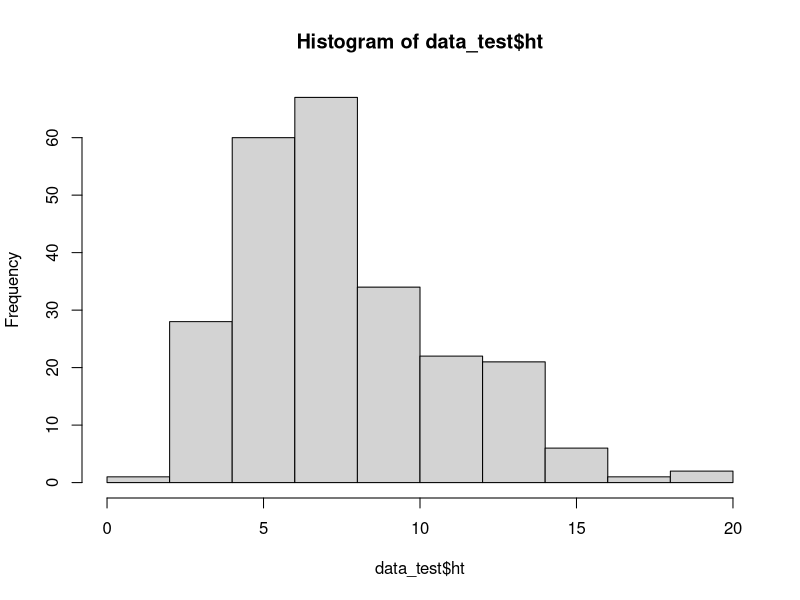
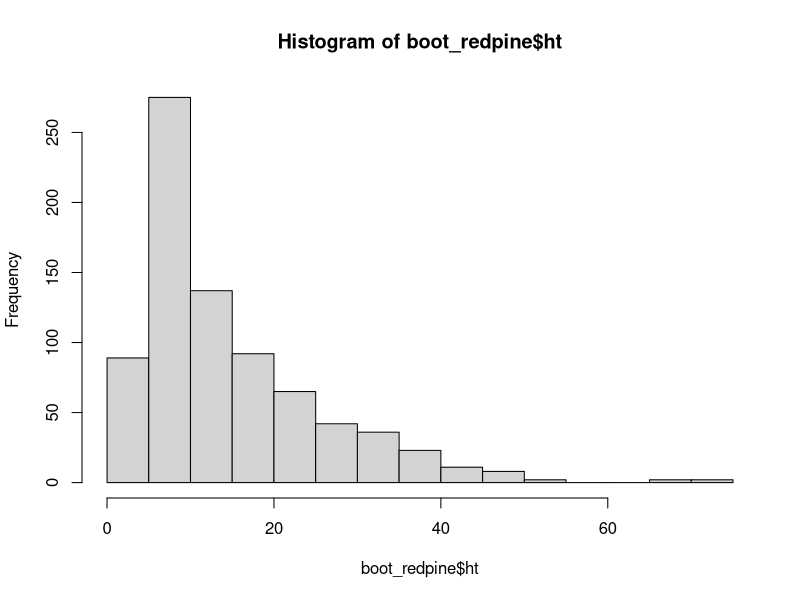
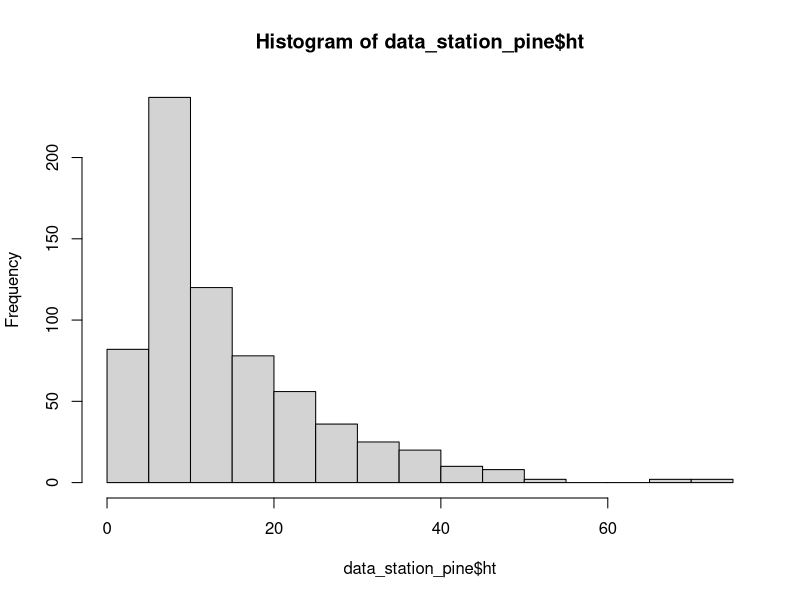
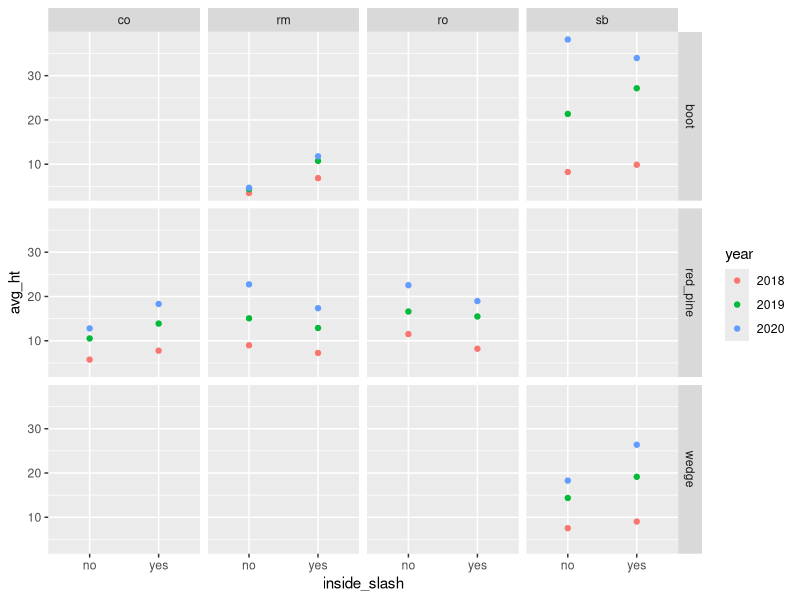
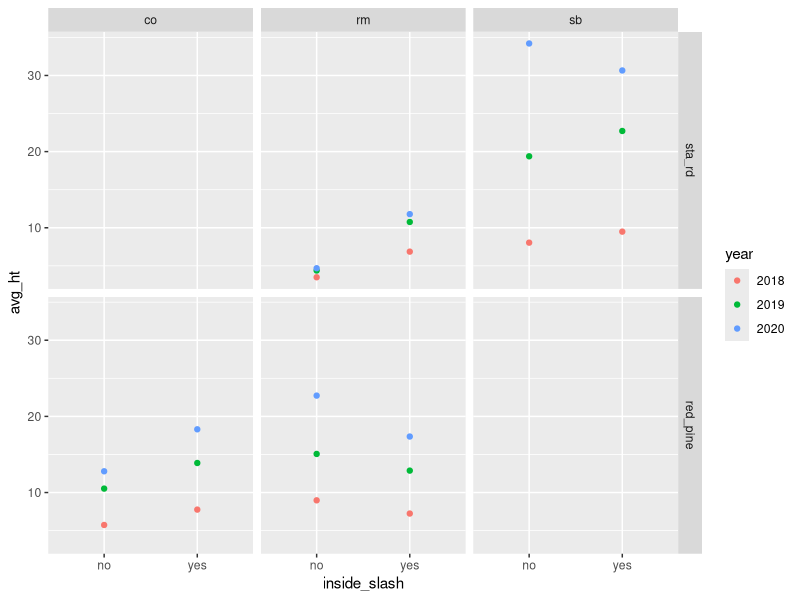
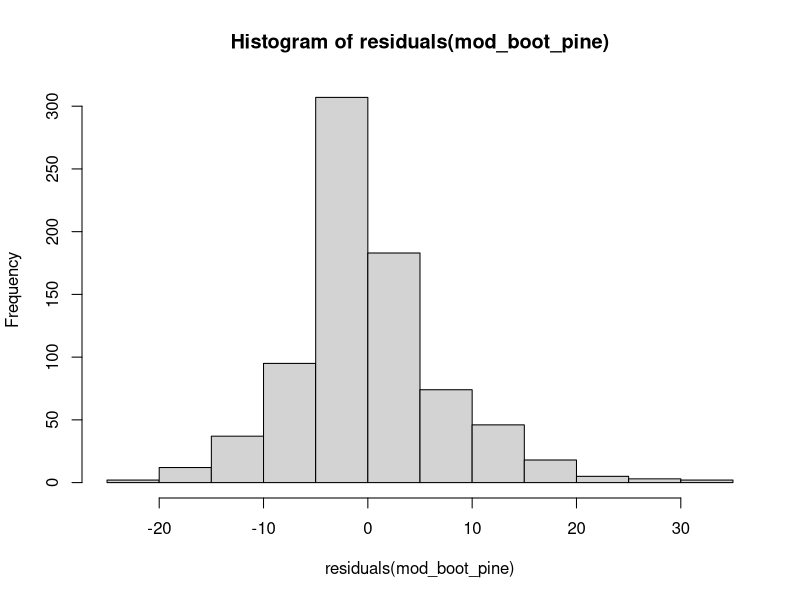
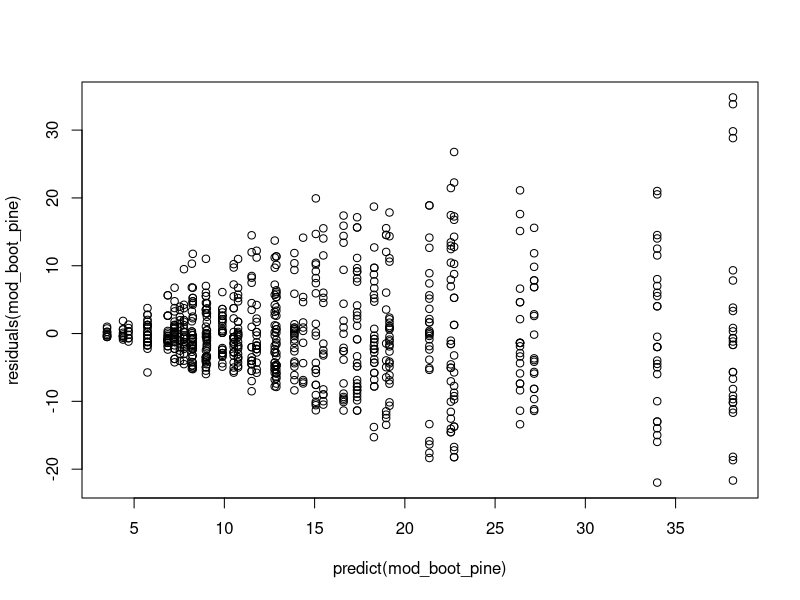
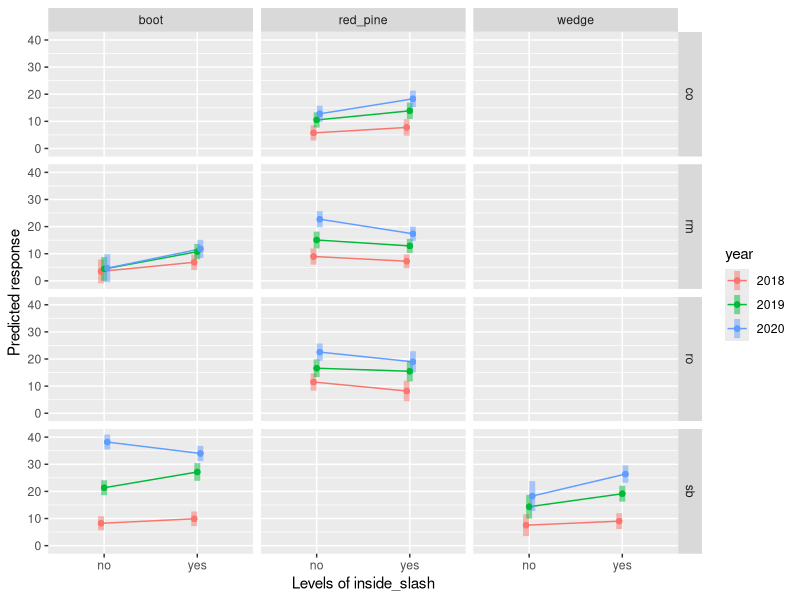

R code for these plots, in order: (Note: this script raises an error after producing the figures.)
## ---- chunk 1
knitr::opts_chunk$set(echo = TRUE)
## ---- chunk 2

library(tidyverse)
library(skimr)        ## install.packages("skimr")
library(readr)
#  dplyr is part of tidyverse -- library(dplyr)

#
#in console
#   str(df)
#   print(df, n=10)
#   
#   to make a df into tibble use x1 <- as_tibble(original_df)  
#   
#   dim(df) will show dimensions of the df
#   


## ---- chunk 3

library(readr)
data_boot_redpine <- read_csv("tidy_avid_short_2018-2020_boot_redpine.csv") #remove "_short"
data_boot_redpine <- read_csv("tidy_avid_2018-2020_boot_redpine.csv") #removed "_short"

boot_redpine <- data_boot_redpine %>% #Data Mike collected 2021 from Katie's 2018-2019 plots
    # the "_short" from the input/tidy r-code, retains <16.5 " to avoid stump sprouts
  mutate_at(
    vars(harvest, year, inside_slash, inside_fence, plot, species, tag, year),
    factor) %>% 
 #filter(issue != "1") %>%  variable "issue" was removed in the input/tidy file code
 mutate(inside_fence = recode(inside_fence, "YES" = "yes")) #old = new


data_sta_rd <- read_csv("tidy_avid_2018-2020_gasline.csv") %>% # From Mike's AVID data
  mutate_at(
    vars(harvest, year, inside_slash, inside_fence, plot, species, tag, year),
    factor) %>% 
  filter(!c(harvest == "gas_line")) %>% 
  filter(c(harvest == "sta_rd"))


data_station_pine <- bind_rows(data_sta_rd, boot_redpine) %>% 
  filter(harvest %in% c("sta_rd", "red_pine", "boot", "wedge")) %>% 
  filter(harvest != "sta_rd" & species != "sm") %>%  #no SM inside slash at sta_rd
  filter(harvest != "sta_rd" & species != "ro") %>%  #no RO inside slash at sta_rd
  mutate(
    harv_agg = harvest
  ) %>% 
   mutate(
    harv_agg = recode(harv_agg, "boot" = "sta_rd", "wedge" = "sta_rd")
  )

data_test <- data_station_pine %>% 
  filter(year == "2018")

hist(data_test$ht)

## ---- chunk 4

boot_redpine_summ <- boot_redpine %>% 
  mutate(
    ht_cm = ht * 2.54,
    basal_sqm = basal_area * 0.09290304
  ) %>% 
  filter(inside_fence == "no") %>% 
  mutate(inside_fence = NULL) %>% 
  group_by(harvest, species, inside_slash, year) %>% 
 summarize(
   n = n(),
   avg_ht = mean(ht),
   sd_ht = sd(ht),
   avg_basal = mean(basal_area),
   sd_basal = sd(basal_area),
   avg_ht_cm = mean(ht_cm),
   sd_ht_cm = sd(ht_cm),
   avg_basal_sqm = mean(basal_sqm),
   sd_basal_sqm = sd(basal_sqm),
   avg_grdCov = mean(ground_cov_pct),
   sd_grdCov = sd(ground_cov_pct),
   avg_subCov = mean(sub_cov_pct),
   sd_subCov = sd(sub_cov_pct),
   avg_canCov = mean(canopy_cov_pct),
   sd_canCov = sd(canopy_cov_pct)
  )

write_csv(boot_redpine_summ, "avid_boot_redpine_short_summary_data.csv")
 #
 #NOTE - boot_redpine does not have a fence treatment. That variable was removed
 #

#  summary(avid2020$ht)
  hist(boot_redpine$ht)
   

## ---- chunk 5

station_pine_summ <- data_station_pine %>% 
  mutate(
    ht_cm = ht * 2.54,
    basal_sqm = basal_area * 0.09290304
  ) %>% 
  filter(inside_fence == "no") %>% 
  mutate(inside_fence = NULL) %>% 
 group_by(harv_agg, species, inside_slash, year) %>% 
 summarize(
   n = n(),
   avg_ht = mean(ht),
   sd_ht = sd(ht),
   avg_basal = mean(basal_area),
   sd_basal = sd(basal_area),
   avg_ht_cm = mean(ht_cm),
   sd_ht_cm = sd(ht_cm),
   avg_basal_sqm = mean(basal_sqm),
   sd_basal_sqm = sd(basal_sqm),
   avg_grdCov = mean(ground_cov_pct),
   sd_grdCov = sd(ground_cov_pct),
   avg_subCov = mean(sub_cov_pct),
   sd_subCov = sd(sub_cov_pct),
   avg_canCov = mean(canopy_cov_pct),
   sd_canCov = sd(canopy_cov_pct)
  )

write_csv(station_pine_summ, "avid_station_pine_short_summary_data.csv")


#NOTE - boot_redpine does not have a fence treatment. That variable was removed


#  summary(avid2020$ht)
  hist(data_station_pine$ht)


## ---- chunk 6



boot_redpine_summ %>% 
  filter(species != "bc" & harvest != "sta_rd") %>% 
ggplot(aes(x=inside_slash, y = avg_ht, color=year)) +
  geom_point()+
  facet_grid(harvest ~ species)

station_pine_summ %>% 
  filter(species != "sm" ) %>% 
ggplot(aes(x=inside_slash, y = avg_ht, color=year)) +
  geom_point()+
  facet_grid(harv_agg ~ species)



## ---- chunk 7

#the "plot" below of predict(mymod) showed that the variability
#of height was low for small seedlings and increased with large seedlings.
#This is heteroscedasticity and common in ecological data. The typical fix is
#a log transformation 
#
#


mod_boot_pine <- lm(ht~inside_slash * harvest * species * year, 
            data=subset(boot_redpine))




#The original model was run without log transformation of "ht".   , species != "bc" & harvest != "sta_rd"
#The histogram of residuals was adequate, but the heteroscedasticity
#was prominently fanned. The model was thus rerun with log transformation

hist(residuals(mod_boot_pine))  #appears normally distributed

#a log transformation will the distribution of residuals more normal
#note the high and low x-axis values 


plot(predict(mod_boot_pine),residuals(mod_boot_pine)) #this tests heteroscedasticity
# there is a strong "fan" pattern. ht will be log transformed.
# log transformation wasn't effective at removing heteroscedasticity

summary(mod_boot_pine)
anova(mod_boot_pine)
library(emmeans)

#Estimated Marginal Means
emmeans(mod_boot_pine,~ inside_slash * harvest * species * year, type = "response")
#using type="response" reverse transforms log(ht)



#emmip = Estimate Marginal Means Interaction Plot
#No Fence vs. Yes Fence, and Without vs. With Slash Wall
emmip(mod_boot_pine, year ~ inside_slash | species + harvest, type = "response", CIs=TRUE)



#emmip = Estimate Marginal Means Interaction Plot
#No Fence vs. Yes Fence, and Without vs. With Slash Wall
emmip(mod_boot_pine, harvest ~ inside_slash | species + year, type = "response", CIs=TRUE)

#pairwise looks at responses of pairs of the variable after the ~
#pairwise "inside_fence" assesses if the fence matters by slash x species x year
emmeans(mod_boot_pine,pairwise ~ harvest | inside_slash * species * year, type = "response")


#pairwise "inside_slash" assesses if the slash matters by fence x species x year
emmeans(mod_boot_pine,pairwise ~ inside_slash | harvest * species * year, type = "response")

## ---- chunk 8

#the "plot" below of predict(mymod) showed that the variability
#of height was low for small seedlings and increased with large seedlings.
#This is heteroscedasticity and common in ecological data. The typical fix is
#a log transformation 
#
mod_station_pine <- lm(ht ~ inside_slash * harv_agg * species * year, 
            data=subset(data_station_pine))

hist(log(data_station_pine$ht))

#The original model was run without log transformation of "ht".
#The histogram of residuals was adequate, but the heteroscedasticity
#was prominently fanned. The model was thus rerun with log transformation

hist(residuals(mod_boot_pine))  #appears normally distributed

#a log transformation will the distribution of residuals more normal
#note the high and low x-axis values 


plot(predict(mod_boot_pine),residuals(mod_boot_pine)) #this tests heteroscedasticity
# there is a strong "fan" pattern. ht will be log transformed.
# log transformation created an error, perhaps too many NA

summary(mod_station_pine)
anova(mod_station_pine)
library(emmeans)

#Estimated Marginal Means
emmeans(mod_station_pine,~ inside_slash * harv_agg * species * year, type = "response")
#using type="response" reverse transforms log(ht)



#emmip = Estimate Marginal Means Interaction Plot
#No Fence vs. Yes Fence, and Without vs. With Slash Wall
emmip(mod_station_pine, year ~ inside_slash | species + harv_agg, type = "response", CIs=TRUE)



#emmip = Estimate Marginal Means Interaction Plot
#No Fence vs. Yes Fence, and Without vs. With Slash Wall
emmip(mod_station_pine, harv_agg ~ inside_slash | species + year, type = "response", CIs=TRUE)

#pairwise looks at responses of pairs of the variable after the ~
#pairwise "inside_fence" assesses if the fence matters by slash x species x year
emmeans(mod_station_pine,pairwise ~ harv_agg | inside_slash * species * year, type = "response")


#pairwise "inside_slash" assesses if the slash matters by fence x species x year
emmeans(mod_station_pine,pairwise ~ inside_slash | harv_agg * species * year, type = "response")

## ---- chunk 9

p <- ggplot(filter(avid2020, year == 2020),
      aes(x = basal_area, y = ht))
p + geom_point(aes(color=species))+ facet_grid(~inside_slash)


  
